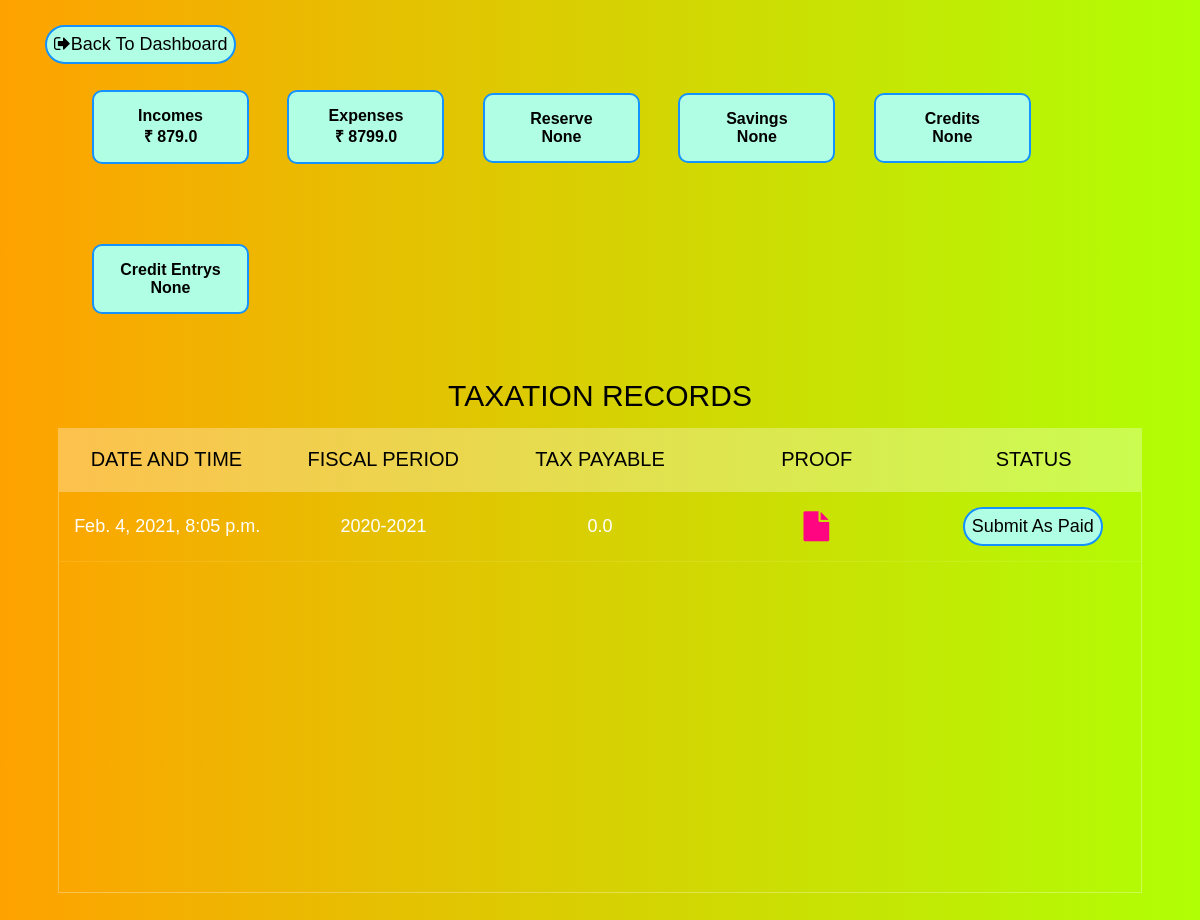
The page /taxation (signed in) on the database its author committed.
### budget/models.py (models this page shows)
class taxation(models.Model):
	useremail = models.ForeignKey(usertable,on_delete=models.CASCADE)
	date = models.DateTimeField(auto_now=True)
	duration = models.CharField(max_length=100) # fiscal year
	payableamt = models.FloatField()
	status = models.BooleanField()
	proof = models.FileField(upload_to='images',default='images/no-proof.png')

### budget/views.py (the view)
# urls.py: path('taxation',views.taxationpage),
def taxationpage(request):
	CalculateTax(request)
	taxobjects = taxation.objects.filter(useremail=request.session['useremail'])
	totalincome = income.objects.filter(useremail=request.session['useremail']).aggregate(Sum('amount'))['amount__sum']
	totalexpense = expense.objects.filter(useremail=request.session['useremail']).aggregate(Sum('amount'))['amount__sum']
	totalsavings = savings.objects.filter(useremail=request.session['useremail']).aggregate(Sum('amount'))['amount__sum']
	totalgeneralreserves = generalreserve.objects.filter(useremail=request.session['useremail']).aggregate(Sum('reserveamt'))['reserveamt__sum']
	totalcredits = credit.objects.filter(useremail=request.session['useremail']).aggregate(Sum('creditbalance'))['creditbalance__sum']
	totalcreditentrys = creditentry.objects.filter(useremail=request.session['useremail']).aggregate(Sum('amountpaid'))['amountpaid__sum']
	current_fiscal_month = int(datetime.now().strftime('%m'))
	current_fiscal_year = int(datetime.now().strftime('%Y'))
	if current_fiscal_month < 4:
		current_fiscal_period = str(current_fiscal_year - 1) + '-' + str(current_fiscal_year)
	else:
		current_fiscal_period = str(current_fiscal_year) + '-' + str(current_fiscal_year + 1)
	return render(request,'taxation.html',{'taxobjects':taxobjects,'totalincome':totalincome,'totalexpense':totalexpense,'totalsavings':totalsavings,'totalgeneralreserves':totalgeneralreserves,'totalcredits':totalcredits,'totalcreditentrys':totalcreditentrys,'current_fiscal_period':current_fiscal_period});

### budget/templates/taxation.html (shortened to what this page needs)
<!DOCTYPE html>
<html lang="en" >
<head>
  <link rel="stylesheet" href="https://cdnjs.cloudflare.com/ajax/libs/meyer-reset/2.0/reset.min.css">
  <link rel="stylesheet" href="https://cdnjs.cloudflare.com/ajax/libs/font-awesome/4.7.0/css/font-awesome.min.css">
</head>
<body>
<section>
  <div class="floatingtag" style="position: fixed;left: 45px;top: 10px;background-color: #b0ffe5;padding: 7px;border-radius: 50px;
  border: 2px solid #1492ff;
  margin-right: 15px;
  margin-top: 15px;">
    <a href="backtodashboard" style="text-decoration: none;font-size: 18px;color: #000000"><i class="fa fa-sign-out" aria-hidden="true"></i>Back To Dashboard</a>
  </div>
  <div class="modeldetails">
    <ul>
      <li>Incomes<br>{% if totalincome == None %} None {% else %} &#8377; {{totalincome}} {% endif %}</li>
      <li>Expenses<br>{% if totalexpense == None %} None {% else %} &#8377; {{totalexpense}} {% endif %}</li>
      <li>Reserve<br>{% if totalgeneralreserves == None %} None {% else %} &#8377; {{totalgeneralreserves}} {% endif %}</li>
      <li>Savings<br>{% if totalsavings == None %} None {% else %} &#8377; {{totalsavings}} {% endif %}</li>
      <li>Credits<br>{% if totalcredits == None %} None {% else %} &#8377; {{totalcredits}} {% endif %}</li>
      <li>Credit Entrys<br>{% if totalcreditentrys == None %} None {% else %} &#8377; {{totalcreditentrys}} {% endif %}</li>
    </ul>
  </div>
  <h1>TAXATION RECORDS</h1>
  <div class="tbl-header">
    <table cellpadding="0" cellspacing="0" border="0">
      <thead>
        <tr>
          <th>Date and Time</th>
          <th>Fiscal Period</th>
          <th>Tax Payable</th>
          <th>Proof</th>
          <th>Status</th>
        </tr>
      </thead>
    </table>
  </div>
  <div class="tbl-content">
    <table cellpadding="0" cellspacing="0" border="0">
      <tbody>
        <tr>
          {% for taxobj in taxobjects %}
          <td>{{taxobj.date}}</td>
          <td>{{taxobj.duration}}</td>
          <td>{{taxobj.payableamt}}</td>
          <td><a href="{{taxobj.proof.url}}"><i class="fa fa-file" style="color: #ff0582;font-size: 30px;"></i></a></td>
          <td>{% if taxobj.status == False and current_fiscal_period != taxobj.duration %}<button class="tooltip" id="myBtn" disabled style="text-decoration: none;font-size: 18px;color: #000000;background-color: #b0ffe5;padding: 7px;border-radius: 50px;
  border: 2px solid #1492ff;
  ">Submit As Paid</button> {% endif %} </td>
        </tr>
      </tbody>
    </table>
      {% endfor%}
  </div>
</section>
</body>
</html>

### budget/templates/taxation.html (style rules this page uses)
h1 { font-size: 30px; color: #000000; text-transform: uppercase; font-weight: 300; text-align: center; margin-bottom: 15px; }
table { width:100%; table-layout: fixed; }
.tbl-header { background-color: rgba(255,255,255,0.3); }
.tbl-content { height:400px; overflow-x:auto; margin-top: 0px; border: 1px solid rgba(255,255,255,0.3); }
th { padding: 20px 15px; text-align: center; font-weight: 500; font-size: 20px; color: #000000; text-transform: uppercase; }
td { padding: 15px; text-align: center; vertical-align:middle; font-weight: 300; font-size: 18px; color: #fff; border-bottom: solid 1px rgba(255,255,255,0.1); }
.tooltip { position: relative; display: inline-block; border-bottom: 1px dotted black; }
body { background: -webkit-linear-gradient(left, #ffa200, #73c7ff); background: linear-gradient(to right, #ffa200, #b0ff05); font-family: 'Roboto', sans-serif; }
section { margin: 50px; }
body { font-family: Arial, Helvetica, sans-serif; }
li { background-color: #b0ffe5; border: 2px solid #1492ff; display: inline-block; padding: 15px; margin: 40px; border-radius: 10px; width: 123px; margin-left: -6px; text-align: center; font-weight: 600; }

### rows shown on the page
taxation: date "Feb. 4, 2021, 8:05 p.m.", duration "2020-2021", payableamt "0.0"

### other values the page prints
{{ totalincome }} "879.0"
{{ totalexpense }} "8799.0"
